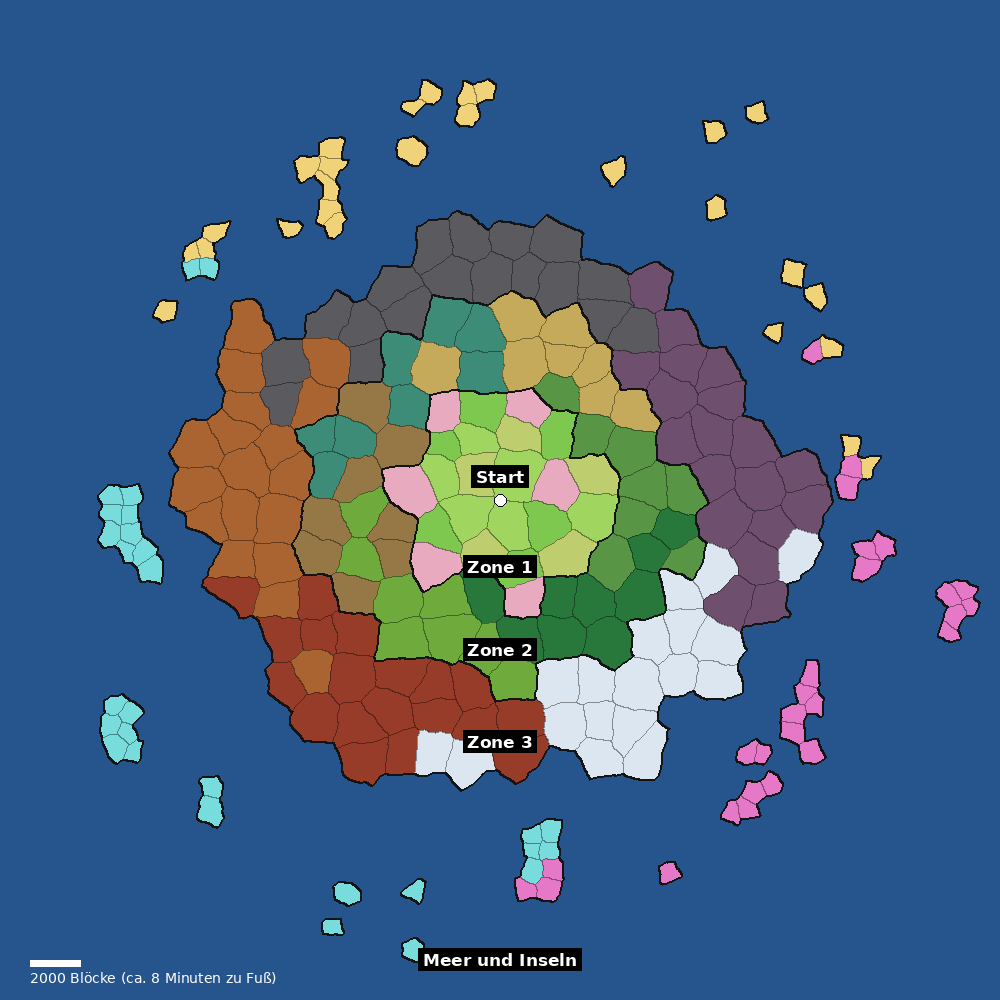

Here is the Python script that generated this plot:
# Sketch of the world layout of Wanderlore: zones, biome cells, islands.
# A discussion aid in Python, not game code. Usage: python3 skizze.py [out.png]
import sys
import numpy as np
from PIL import Image, ImageDraw, ImageFont
SEED=7; R=20000; N=1000              # world shown: +-R nodes, N px
rng=np.random.default_rng(SEED)
def vnoise(x,y,scale,seed):
    # smooth value noise
    r=np.random.default_rng(seed); g=r.random((64,64))
    xs=x/scale; ys=y/scale; x0=np.floor(xs).astype(int); y0=np.floor(ys).astype(int)
    fx=xs-x0; fy=ys-y0; fx=fx*fx*(3-2*fx); fy=fy*fy*(3-2*fy)
    a=g[x0%64,y0%64]; b=g[(x0+1)%64,y0%64]; c=g[x0%64,(y0+1)%64]; d=g[(x0+1)%64,(y0+1)%64]
    return (a*(1-fx)+b*fx)*(1-fy)+(c*(1-fx)+d*fx)*fy
def fbm(x,y,scale,seed,oct=3):
    v=0;amp=1;tot=0
    for o in range(oct):
        v+=amp*vnoise(x,y,scale/(2**o),seed+o); tot+=amp; amp*=0.5
    return v/tot*2-1
def h2(i,j,k):  # hash -> [0,1)
    return ((np.sin(i*127.1+j*311.7+k*74.7)*43758.5453)%1.0)
WARP=170
Z1,Z2,Z3=4000,7500,11500
def cells(wx,wz,CELL,salt):
    ci=np.floor(wx/CELL).astype(int); cj=np.floor(wz/CELL).astype(int)
    best=np.full(wx.shape,1e18); bi=np.zeros(wx.shape,int); bj=np.zeros(wx.shape,int); bx=np.zeros(wx.shape); bz=np.zeros(wx.shape)
    for di in (-1,0,1):
        for dj in (-1,0,1):
            i=ci+di; j=cj+dj
            sx=(i+0.15+0.7*h2(i,j,salt+1))*CELL; sz=(j+0.15+0.7*h2(i,j,salt+2))*CELL
            d=(wx-sx)**2+(wz-sz)**2; m=d<best
            best=np.where(m,d,best); bi=np.where(m,i,bi); bj=np.where(m,j,bj); bx=np.where(m,sx,bx); bz=np.where(m,sz,bz)
    return bi,bj,bx,bz
xs=np.linspace(-R,R,N); px,pz=np.meshgrid(xs,xs[::-1])
wx=px+WARP*fbm(px,pz,600,11); wz=pz+WARP*fbm(px,pz,600,23)
# coarse cells (1600) decide the zone; zone 1 and the sea are subdivided into fine cells (800)
Ci,Cj,Cx,Cz=cells(wx,wz,1600,0)
Fi,Fj,Fx,Fz=cells(wx,wz,800,50)
dist=np.hypot(Cx,Cz)*(1+0.22*fbm(Cx,Cz,5500,31))
zone=np.where(dist<Z1,1,np.where(dist<Z2,2,np.where(dist<Z3,3,0)))
fd=np.hypot(Fx,Fz)*(1+0.22*fbm(Fx,Fz,5500,31))
isl=fbm(Fx,Fz,1700,47,2)
zone=np.where((zone==0)&(fd>Z3*1.22)&(fd<Z3*1.52)&(isl>0.30),4,zone)
fine=(zone==4)|(zone==0)
bi=np.where(fine,Fi,Ci); bj=np.where(fine,Fj,Cj); bx=np.where(fine,Fx,Cx); bz=np.where(fine,Fz,Cz)
cid=(bi*100003+bj)*2+fine
nb={1:4,2:6,3:5,4:3}
pal={1:[(126,200,80),(160,214,96),(232,170,190),(190,205,110)],
     2:[(40,120,60),(88,150,70),(196,170,90),(60,140,120),(150,120,70),(110,170,60)],
     3:[(150,60,40),(220,230,240),(110,80,110),(90,90,95),(170,100,50)],
     4:[(120,220,220),(230,120,200),(240,210,120)]}
img=np.zeros((N,N,3),np.uint8); img[:]=(38,84,140)
rs=np.random.default_rng(SEED)
for z in (1,2,3,4):
    m=zone==z
    ids,first=np.unique(cid[m],return_index=True)
    cx=bx[m][first]; cz=bz[m][first]; ang=np.arctan2(cz,cx)
    n=len(ids)
    if z==1:
        order=np.argsort(ang); biome=np.empty(n,int); biome[order]=(np.arange(n)+rs.integers(9))%nb[z]   # dealt in turn
    else:
        key=(ang+0.9*z+rs.normal(0,0.33,n))%(2*np.pi)     # direction with some mixing
        order=np.argsort(key); biome=np.empty(n,int); biome[order]=(np.arange(n)*nb[z])//n   # equal shares
    look=dict(zip(ids.tolist(),biome.tolist()))
    k=np.vectorize(look.get)(cid[m])
    sub=img[m]
    for b in range(nb[z]): sub[k==b]=pal[z][b]
    img[m]=sub
    print('zone',z,'cells',n,'per biome',np.bincount(biome,minlength=nb[z]).tolist())
# cell borders
edge=np.zeros((N,N),bool)
edge[:,1:]|=cid[:,1:]!=cid[:,:-1]; edge[1:,:]|=cid[1:,:]!=cid[:-1,:]
img[edge&(zone>0)]=(img[edge&(zone>0)]*0.6).astype(np.uint8)
zed=np.zeros((N,N),bool); zed[:,1:]|=zone[:,1:]!=zone[:,:-1]; zed[1:,:]|=zone[1:,:]!=zone[:-1,:]
for d in (0,1):
    zz=np.roll(zed,d,0)|np.roll(zed,d,1); img[zz]=(20,20,20)
im=Image.fromarray(img); d=ImageDraw.Draw(im)
try: f=ImageFont.truetype('/usr/share/fonts/truetype/dejavu/DejaVuSans-Bold.ttf',17); fs=ImageFont.truetype('/usr/share/fonts/truetype/dejavu/DejaVuSans.ttf',14)
except Exception: f=fs=ImageFont.load_default()
c=N//2; d.ellipse((c-6,c-6,c+6,c+6),fill=(255,255,255),outline=(0,0,0))
def lab(x,z,t,font=f):
    X=c+x/R*c; Y=c-z/R*c; w=d.textlength(t,font=font)
    d.rectangle((X-w/2-4,Y-2,X+w/2+4,Y+20),fill=(0,0,0)); d.text((X-w/2,Y),t,fill=(255,255,255),font=font)
lab(0,1300,"Start"); lab(0,-2300,"Zone 1"); lab(0,-5600,"Zone 2"); lab(0,-9300,"Zone 3"); lab(0,-18000,"Meer und Inseln")
# scale bar 1000 nodes
L=2000/R*c; d.rectangle((30,N-40,30+L,N-34),fill=(255,255,255)); d.text((30,N-30),"2000 Blöcke (ca. 8 Minuten zu Fuß)",fill=(255,255,255),font=fs)
im.save(sys.argv[1] if len(sys.argv) > 1 else 'skizze.png')
